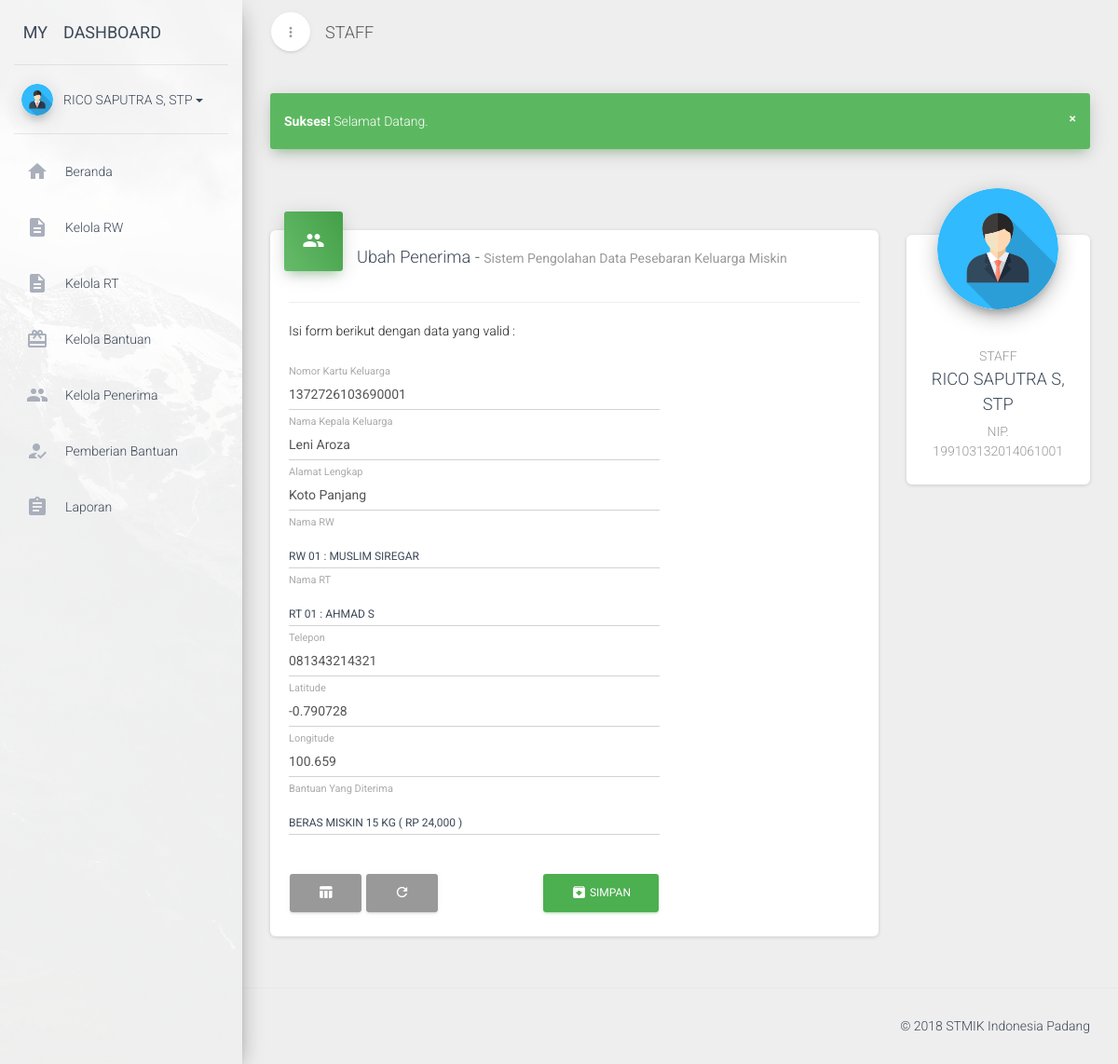
Page /dashboard.php?page=ubah-penerima&id=2 (signed in) on the committed database.
### tables this page shows
CREATE TABLE `user_akun` (
  `id` int(11) NOT NULL AUTO_INCREMENT,
  `username` varchar(20) NOT NULL,
  `password` varchar(100) NOT NULL,
  `hak_akses` enum('admin','staff') NOT NULL,
  `status` tinyint(4) NOT NULL DEFAULT '0',
  `nama` varchar(50) NOT NULL,
  `nip` varchar(20) NOT NULL,
  PRIMARY KEY (`id`)
);

CREATE TABLE `penerima` (
  `id` int(11) NOT NULL AUTO_INCREMENT,
  `no_kk` varchar(16) NOT NULL,
  `kepala_keluarga` varchar(50) NOT NULL,
  `alamat` varchar(150) NOT NULL,
  `telepon` varchar(13) NOT NULL,
  `rt_id` int(11) NOT NULL,
  `bantuan_id` int(11) NOT NULL,
  `latitude` float NOT NULL,
  `longitude` float NOT NULL,
  PRIMARY KEY (`id`)
);

CREATE TABLE `rw` (
  `id` int(11) NOT NULL AUTO_INCREMENT,
  `nama_rw` varchar(3) NOT NULL,
  `ketua_rw` varchar(50) NOT NULL,
  PRIMARY KEY (`id`)
);

CREATE TABLE `rt` (
  `id` int(11) NOT NULL AUTO_INCREMENT,
  `rw_id` int(11) NOT NULL,
  `nama_rt` varchar(10) NOT NULL,
  `ketua_rt` varchar(50) NOT NULL,
  PRIMARY KEY (`id`)
);

CREATE TABLE `bantuan` (
  `id` int(11) NOT NULL AUTO_INCREMENT,
  `nama_bantuan` varchar(100) NOT NULL,
  `banyak_bantuan` int(11) NOT NULL,
  `satuan` enum('kg','liter') NOT NULL,
  `nominal` int(11) NOT NULL,
  PRIMARY KEY (`id`)
);

### cores/function.php (called while the page is built, shortened)
<?php
	function koneksi() {
		$host = 'localhost';
		$user = 'root';
		$pass = '';
		$db = 'dbraskin';
		$conn = mysqli_connect($host, $user, $pass, $db);
		return $conn;
	}
	function sanitizeThis($string) {
		$conn = koneksi();
		$output1 = mysqli_real_escape_string($conn, $string);
		$output2 = strip_tags($output1);
		return htmlspecialchars($output2);
	}
	function getStaffProfil($id) {
		$conn = koneksi();
		$query = "SELECT * FROM user_akun WHERE id = '$id'";
		$procs = mysqli_query($conn, $query);
		$datas = mysqli_fetch_assoc($procs);
		return $datas;
	}
?>

### views/dashboard/penerima/edit.php (the view, shortened to what this page needs)
<div class="row">
    <div class="col-md-9">
        <div class="card">
            <div class="card-header card-header-icon" data-background-color="green">
                <i class="material-icons">people</i>
            </div>
            <div class="card-content">
                <h4 class="card-title">Ubah Penerima -
                    <small class="category">Sistem Pengolahan Data Pesebaran Keluarga Miskin</small>
                </h4>
                <hr>
                <div class="row">
                    <div class="col-md-8">
                        <p>Isi form berikut dengan data yang valid :</p><br>
                        <?php
                            $penerimaID = sanitizeThis($_GET['id']);
                            $query = "
                                SELECT penerima.id AS penerimaID, penerima.no_kk, penerima.kepala_keluarga, penerima.alamat, penerima.telepon, penerima.latitude, penerima.longitude, rw.id AS rwID, rw.nama_rw, rw.ketua_rw, rt.id AS rtID, rt.nama_rt, rt.ketua_rt, bantuan.id AS bantuanID, bantuan.nama_bantuan, bantuan.banyak_bantuan, bantuan.satuan, bantuan.nominal
                                FROM penerima, rw, rt, bantuan
                                WHERE rw.id = rt.rw_id AND rt.id = penerima.rt_id AND bantuan.id = penerima.bantuan_id AND penerima.id = '$penerimaID'
                            ";
                            $procs = mysqli_query($conn, $query);
                            $data = mysqli_fetch_assoc($procs);
                        ?>
                        <form action="cores/dashboard/penerima/edit-penerima-process.php" method="post" accept-charset="utf-8">
                            <div class="form-group label-floating">
                                <label class="control-label" for="no_kk">Nomor Kartu Keluarga</label>
                                <input type="text" class="form-control" name="no_kk" id="no_kk" value="<?php echo $data['no_kk'] ?>">
                            </div>
                            <div class="form-group label-floating">
                                <label class="control-label" for="kepala_keluarga">Nama Kepala Keluarga</label>
                                <input type="text" class="form-control" name="kepala_keluarga" id="kepala_keluarga" value="<?php echo $data['kepala_keluarga'] ?>">
                            </div>
                            <div class="form-group label-floating">
                                <label class="control-label" for="alamat">Alamat Lengkap</label>
                                <input type="text" class="form-control" name="alamat" id="alamat" value="<?php echo $data['alamat'] ?>">
                            </div>
                            <div class="form-group label-floating">
                                <label class="control-label" for="rw_id">Nama RW</label>
                                <select class="selectpicker" data-style="select-with-transition" title="Pilih RW" id="rw_id" name="rw_id">
                                    <option value="<?php echo $data['rwID'] ?>" selected>RW <?php echo $data['nama_rw'].' : '.$data['ketua_rw'] ?></option>
                                </select>
                            </div>
                            <div class="form-group label-floating">
                                <label class="control-label" for="rt_id">Nama RT</label>
                                <select class="selectpicker" data-style="select-with-transition" title="Pilih RT" id="rt_id" name="rt_id">
                                    <option value="<?php echo $data['rtID'] ?>" selected>RT <?php echo $data['nama_rt'].' : '.$data['ketua_rt'] ?></option>
                                </select>
                            </div>
                            <div class="form-group label-floating">
                                <label class="control-label" for="telepon">Telepon</label>
                                <input type="text" class="form-control" name="telepon" id="telepon" value="<?php echo $data['telepon'] ?>">
                            </div>
                            <div class="form-group label-floating">
                                <label class="control-label" for="latitude">Latitude</label>
                                <input type="text" class="form-control" name="latitude" id="latitude" value="<?php echo $data['latitude'] ?>">
                            </div>
                            <div class="form-group label-floating">
                                <label class="control-label" for="longitude">Longitude</label>
                                <input type="text" class="form-control" name="longitude" id="longitude" value="<?php echo $data['longitude'] ?>">
                            </div>
                            <div class="form-group label-floating">
                                <label class="control-label" for="bantuan_id">Bantuan Yang Diterima</label>
                                <select class="selectpicker" data-style="select-with-transition" title="Pilih Bantuan" id="bantuan_id" name="bantuan_id">
                                    <option value="<?php echo $data['bantuanID'] ?>" selected><?php echo $data['nama_bantuan'].' '.$data['banyak_bantuan'].' '.$data['satuan'].' ( Rp '.number_format($data['nominal']).' )' ?></option>
                                </select>
                            </div>
                            <br>
                            <a href="?page=kelola-penerima" class="btn btn-default"><i class="material-icons">table_chart</i></a>
                            <button type="reset" class="btn btn-default"><i class="material-icons">refresh</i></button>
                            <button type="submit" class="btn btn-fill btn-success pull-right">
                                <i class="material-icons">archive</i>
                                SIMPAN
                            </button>
                        </form>
                    </div>
                </div>
            </div>
        </div>
    </div>
    <div class="col-md-3">
        <?php include 'views/partials/rightbar.php'; ?>
    </div>
</div>

### views/partials/sidebar.php (shortened to what this page needs)
<div class="sidebar" data-active-color="green" data-background-color="white" data-image="assets/vendors/material-dashboard-pro/assets/img/sidebar-1.jpg">
    <div class="logo">
        <a href="?page=beranda" class="simple-text logo-mini">
            MY
        </a>
        <a href="?page=beranda" class="simple-text logo-normal">
            DASHBOARD
        </a>
    </div>
    <div class="sidebar-wrapper">
        <div class="user">
            <div class="photo">
                <img src="assets/img/avatar.png" />
            </div>
            <div class="info">
                <a data-toggle="collapse" href="user.html#collapseExample" class="collapsed">
                    <span>
                        <?php echo $profil['nama'] ?>
                        <b class="caret"></b>
                    </span>
                </a>
            </div>
        </div>
        <ul class="nav">
            <li class="<?php echo ($_GET['page'] == 'beranda')?'active':''; ?>">
                <a href="?page=beranda">
                    <i class="material-icons">home</i>
                    <p>Beranda</p>
                </a>
            </li>
            <li class="<?php echo ($_GET['page'] == 'kelola-rw')?'active':''; ?>">
                <a href="?page=kelola-rw">
                    <i class="material-icons">description</i>
                    <p>Kelola RW</p>
                </a>
            </li>
            <li class="<?php echo ($_GET['page'] == 'kelola-rt')?'active':''; ?>">
                <a href="?page=kelola-rt">
                    <i class="material-icons">description</i>
                    <p>Kelola RT</p>
                </a>
            </li>
            <li class="<?php echo ($_GET['page'] == 'kelola-bantuan')?'active':''; ?>">
                <a href="?page=kelola-bantuan">
                    <i class="material-icons">card_giftcard</i>
                    <p>Kelola Bantuan</p>
                </a>
            </li>
            <li class="<?php echo ($_GET['page'] == 'kelola-penerima')?'active':''; ?>">
                <a href="?page=kelola-penerima">
                    <i class="material-icons">people</i>
                    <p>Kelola Penerima</p>
                </a>
            </li>
            <li class="<?php echo ($_GET['page'] == 'kelola-pemberian')?'active':''; ?>">
                <a href="?page=kelola-pemberian">
                    <i class="material-icons">how_to_reg</i>
                    <p>Pemberian Bantuan</p>
                </a>
            </li>
            <li class="<?php echo ($_GET['page'] == 'main-laporan')?'active':''; ?>">
                <a href="?page=main-laporan">
                    <i class="material-icons">assignment</i>
                    <p>Laporan</p>
                </a>
            </li>
        </ul>
    </div>
</div>

### views/partials/rightbar.php
<div class="card card-profile">
    <div class="card-avatar">
        <a href="#">
            <img class="img" src="assets/img/avatar.png" />
        </a>
    </div>
    <div class="card-content">
        <h6 class="category text-gray"><?php echo $_SESSION['akses']; ?></h6>
        <h4 class="card-title"><?php echo $profil['nama'] ?></h4>
        <p class="description">
            NIP. <?php echo $profil['nip'] ?>
        </p>
    </div>
</div>

### rows in the picture
user_akun: nama "RICO SAPUTRA S, STP", nip "199103132014061001"
penerima: no_kk "1372726103690001", kepala_keluarga "Leni Aroza", alamat "Koto Panjang", rw.nama_rw "01", rw.ketua_rw "MUSLIM SIREGAR", rt.nama_rt "01", rt.ketua_rt "AHMAD S", telepon "081343214321", latitude "-0.790728", longitude "100.659", bantuan.nama_bantuan "BERAS MISKIN", bantuan.banyak_bantuan "15", bantuan.satuan "KG", bantuan.nominal "24,000"

### other values in the picture
$_SESSION["sukses"] "Selamat Datang."
$_SESSION['akses'] "STAFF"
